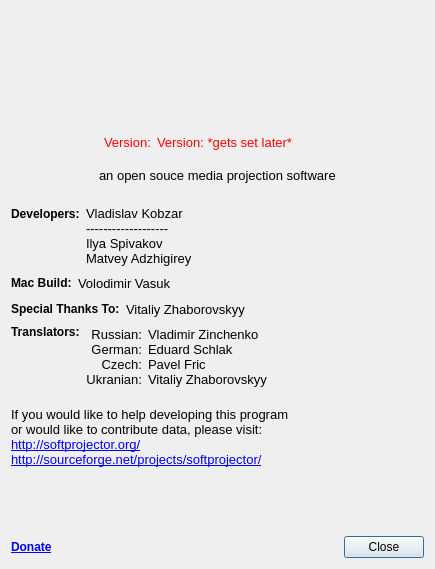
<?xml version="1.0" encoding="UTF-8"?>
<ui version="4.0">
 <class>AboutDialog</class>
 <widget class="QDialog" name="AboutDialog">
  <property name="geometry">
   <rect>
    <x>0</x>
    <y>0</y>
    <width>435</width>
    <height>569</height>
   </rect>
  </property>
  <property name="windowTitle">
   <string>About softProjecor</string>
  </property>
  <layout class="QVBoxLayout" name="verticalLayout">
   <item>
    <layout class="QGridLayout" name="gridLayout_7">
     <item row="0" column="0">
      <layout class="QGridLayout" name="gridLayout_4">
       <item row="0" column="0">
        <spacer name="horizontalSpacer">
         <property name="orientation">
          <enum>Qt::Horizontal</enum>
         </property>
         <property name="sizeHint" stdset="0">
          <size>
           <width>13</width>
           <height>108</height>
          </size>
         </property>
        </spacer>
       </item>
       <item row="0" column="1">
        <widget class="QLabel" name="label">
         <property name="font">
          <font>
           <pointsize>15</pointsize>
           <weight>75</weight>
           <bold>true</bold>
          </font>
         </property>
         <property name="text">
          <string/>
         </property>
         <property name="pixmap">
          <pixmap resource="../softprojector.qrc">:/icons/icons/softprojector_cloud.png</pixmap>
         </property>
        </widget>
       </item>
       <item row="0" column="2" rowspan="2">
        <spacer name="horizontalSpacer_2">
         <property name="orientation">
          <enum>Qt::Horizontal</enum>
         </property>
         <property name="sizeHint" stdset="0">
          <size>
           <width>17</width>
           <height>148</height>
          </size>
         </property>
        </spacer>
       </item>
       <item row="1" column="1">
        <layout class="QGridLayout" name="gridLayout_3">
         <item row="0" column="0">
          <widget class="QLabel" name="label_3">
           <property name="palette">
            <palette>
             <active>
              <colorrole role="WindowText">
               <brush brushstyle="SolidPattern">
                <color alpha="255">
                 <red>255</red>
                 <green>0</green>
                 <blue>0</blue>
                </color>
               </brush>
              </colorrole>
             </active>
             <inactive>
              <colorrole role="WindowText">
               <brush brushstyle="SolidPattern">
                <color alpha="255">
                 <red>255</red>
                 <green>0</green>
                 <blue>0</blue>
                </color>
               </brush>
              </colorrole>
             </inactive>
             <disabled>
              <colorrole role="WindowText">
               <brush brushstyle="SolidPattern">
                <color alpha="255">
                 <red>118</red>
                 <green>116</green>
                 <blue>108</blue>
                </color>
               </brush>
              </colorrole>
             </disabled>
            </palette>
           </property>
           <property name="font">
            <font>
             <pointsize>10</pointsize>
            </font>
           </property>
           <property name="text">
            <string>Version:</string>
           </property>
          </widget>
         </item>
         <item row="0" column="1">
          <widget class="QLabel" name="version_label">
           <property name="palette">
            <palette>
             <active>
              <colorrole role="WindowText">
               <brush brushstyle="SolidPattern">
                <color alpha="255">
                 <red>255</red>
                 <green>0</green>
                 <blue>0</blue>
                </color>
               </brush>
              </colorrole>
             </active>
             <inactive>
              <colorrole role="WindowText">
               <brush brushstyle="SolidPattern">
                <color alpha="255">
                 <red>255</red>
                 <green>0</green>
                 <blue>0</blue>
                </color>
               </brush>
              </colorrole>
             </inactive>
             <disabled>
              <colorrole role="WindowText">
               <brush brushstyle="SolidPattern">
                <color alpha="255">
                 <red>118</red>
                 <green>116</green>
                 <blue>108</blue>
                </color>
               </brush>
              </colorrole>
             </disabled>
            </palette>
           </property>
           <property name="font">
            <font>
             <pointsize>10</pointsize>
            </font>
           </property>
           <property name="text">
            <string notr="true">Version: *gets set later*</string>
           </property>
          </widget>
         </item>
         <item row="0" column="2">
          <spacer name="horizontalSpacer_4">
           <property name="orientation">
            <enum>Qt::Horizontal</enum>
           </property>
           <property name="sizeHint" stdset="0">
            <size>
             <width>40</width>
             <height>13</height>
            </size>
           </property>
          </spacer>
         </item>
        </layout>
       </item>
      </layout>
     </item>
     <item row="1" column="0">
      <layout class="QGridLayout" name="gridLayout_6">
       <item row="0" column="0">
        <spacer name="horizontalSpacer_5">
         <property name="orientation">
          <enum>Qt::Horizontal</enum>
         </property>
         <property name="sizeHint" stdset="0">
          <size>
           <width>40</width>
           <height>20</height>
          </size>
         </property>
        </spacer>
       </item>
       <item row="0" column="1">
        <widget class="QLabel" name="label_2">
         <property name="font">
          <font>
           <pointsize>10</pointsize>
          </font>
         </property>
         <property name="text">
          <string>an open souce media projection software</string>
         </property>
        </widget>
       </item>
       <item row="0" column="2">
        <spacer name="horizontalSpacer_6">
         <property name="orientation">
          <enum>Qt::Horizontal</enum>
         </property>
         <property name="sizeHint" stdset="0">
          <size>
           <width>40</width>
           <height>20</height>
          </size>
         </property>
        </spacer>
       </item>
      </layout>
     </item>
    </layout>
   </item>
   <item>
    <spacer name="verticalSpacer_2">
     <property name="orientation">
      <enum>Qt::Vertical</enum>
     </property>
     <property name="sizeType">
      <enum>QSizePolicy::Fixed</enum>
     </property>
     <property name="sizeHint" stdset="0">
      <size>
       <width>20</width>
       <height>13</height>
      </size>
     </property>
    </spacer>
   </item>
   <item>
    <layout class="QGridLayout" name="gridLayout_2">
     <item row="0" column="0">
      <widget class="QLabel" name="label_4">
       <property name="font">
        <font>
         <weight>75</weight>
         <bold>true</bold>
        </font>
       </property>
       <property name="text">
        <string>Developers:</string>
       </property>
      </widget>
     </item>
     <item row="0" column="1" rowspan="2">
      <widget class="QLabel" name="label_5">
       <property name="font">
        <font>
         <pointsize>10</pointsize>
        </font>
       </property>
       <property name="text">
        <string>Vladislav Kobzar
-------------------
Ilya Spivakov
Matvey Adzhigirey</string>
       </property>
      </widget>
     </item>
     <item row="1" column="0">
      <spacer name="verticalSpacer_4">
       <property name="orientation">
        <enum>Qt::Vertical</enum>
       </property>
       <property name="sizeHint" stdset="0">
        <size>
         <width>20</width>
         <height>18</height>
        </size>
       </property>
      </spacer>
     </item>
     <item row="0" column="2">
      <spacer name="horizontalSpacer_7">
       <property name="orientation">
        <enum>Qt::Horizontal</enum>
       </property>
       <property name="sizeHint" stdset="0">
        <size>
         <width>40</width>
         <height>20</height>
        </size>
       </property>
      </spacer>
     </item>
    </layout>
   </item>
   <item>
    <layout class="QHBoxLayout" name="horizontalLayout">
     <item>
      <widget class="QLabel" name="label_13">
       <property name="font">
        <font>
         <weight>75</weight>
         <bold>true</bold>
        </font>
       </property>
       <property name="text">
        <string>Mac Build:</string>
       </property>
      </widget>
     </item>
     <item>
      <widget class="QLabel" name="label_12">
       <property name="font">
        <font>
         <pointsize>10</pointsize>
        </font>
       </property>
       <property name="text">
        <string>Volodimir Vasuk</string>
       </property>
      </widget>
     </item>
     <item>
      <spacer name="horizontalSpacer_10">
       <property name="orientation">
        <enum>Qt::Horizontal</enum>
       </property>
       <property name="sizeHint" stdset="0">
        <size>
         <width>40</width>
         <height>20</height>
        </size>
       </property>
      </spacer>
     </item>
    </layout>
   </item>
   <item>
    <layout class="QHBoxLayout" name="horizontalLayout_3">
     <item>
      <widget class="QLabel" name="label_10">
       <property name="font">
        <font>
         <weight>75</weight>
         <bold>true</bold>
        </font>
       </property>
       <property name="text">
        <string>Special Thanks To:</string>
       </property>
      </widget>
     </item>
     <item>
      <widget class="QLabel" name="label_11">
       <property name="font">
        <font>
         <pointsize>10</pointsize>
        </font>
       </property>
       <property name="text">
        <string>Vitaliy Zhaborovskyy</string>
       </property>
      </widget>
     </item>
     <item>
      <spacer name="horizontalSpacer_8">
       <property name="orientation">
        <enum>Qt::Horizontal</enum>
       </property>
       <property name="sizeHint" stdset="0">
        <size>
         <width>40</width>
         <height>20</height>
        </size>
       </property>
      </spacer>
     </item>
    </layout>
   </item>
   <item>
    <layout class="QGridLayout" name="gridLayout">
     <item row="0" column="0">
      <widget class="QLabel" name="label_6">
       <property name="font">
        <font>
         <weight>75</weight>
         <bold>true</bold>
        </font>
       </property>
       <property name="text">
        <string>Translators:</string>
       </property>
      </widget>
     </item>
     <item row="0" column="1" rowspan="2">
      <widget class="QLabel" name="label_7">
       <property name="font">
        <font>
         <pointsize>10</pointsize>
        </font>
       </property>
       <property name="text">
        <string>Russian:
German:
Czech:
Ukranian:</string>
       </property>
       <property name="alignment">
        <set>Qt::AlignRight|Qt::AlignTrailing|Qt::AlignVCenter</set>
       </property>
      </widget>
     </item>
     <item row="0" column="2" rowspan="2">
      <widget class="QLabel" name="label_8">
       <property name="font">
        <font>
         <pointsize>10</pointsize>
        </font>
       </property>
       <property name="text">
        <string>Vladimir Zinchenko
Eduard Schlak
Pavel Fric
Vitaliy Zhaborovskyy</string>
       </property>
      </widget>
     </item>
     <item row="0" column="3" rowspan="2">
      <spacer name="horizontalSpacer_3">
       <property name="orientation">
        <enum>Qt::Horizontal</enum>
       </property>
       <property name="sizeHint" stdset="0">
        <size>
         <width>40</width>
         <height>20</height>
        </size>
       </property>
      </spacer>
     </item>
     <item row="1" column="0">
      <spacer name="verticalSpacer_3">
       <property name="orientation">
        <enum>Qt::Vertical</enum>
       </property>
       <property name="sizeHint" stdset="0">
        <size>
         <width>20</width>
         <height>18</height>
        </size>
       </property>
      </spacer>
     </item>
    </layout>
   </item>
   <item>
    <spacer name="verticalSpacer_6">
     <property name="orientation">
      <enum>Qt::Vertical</enum>
     </property>
     <property name="sizeType">
      <enum>QSizePolicy::Fixed</enum>
     </property>
     <property name="sizeHint" stdset="0">
      <size>
       <width>20</width>
       <height>13</height>
      </size>
     </property>
    </spacer>
   </item>
   <item>
    <widget class="QLabel" name="label_9">
     <property name="font">
      <font>
       <pointsize>10</pointsize>
      </font>
     </property>
     <property name="text">
      <string>If you would like to help developing this program&lt;br&gt;
or would like to contribute data, please visit:&lt;br&gt;
&lt;a href=&quot;http://softprojector.org/&quot;&gt;http://softprojector.org/&lt;/a&gt;
&lt;br&gt;
&lt;a href=&quot;http://sourceforge.net/projects/softprojector/&quot;&gt;http://sourceforge.net/projects/softprojector/&lt;/a&gt;</string>
     </property>
     <property name="openExternalLinks">
      <bool>true</bool>
     </property>
    </widget>
   </item>
   <item>
    <spacer name="verticalSpacer">
     <property name="orientation">
      <enum>Qt::Vertical</enum>
     </property>
     <property name="sizeHint" stdset="0">
      <size>
       <width>125</width>
       <height>27</height>
      </size>
     </property>
    </spacer>
   </item>
   <item>
    <layout class="QHBoxLayout" name="horizontalLayout_2">
     <item>
      <widget class="QLabel" name="labelDonate">
       <property name="font">
        <font>
         <weight>75</weight>
         <bold>true</bold>
        </font>
       </property>
       <property name="text">
        <string>&lt;a href=&quot;https://www.paypal.com/cgi-bin/webscr?cmd=_s-xclick&amp;hosted_button_id=FPCLPXFMH9XP4&quot;&gt;Donate&lt;/a&gt;</string>
       </property>
       <property name="openExternalLinks">
        <bool>true</bool>
       </property>
      </widget>
     </item>
     <item>
      <spacer name="horizontalSpacer_9">
       <property name="orientation">
        <enum>Qt::Horizontal</enum>
       </property>
       <property name="sizeHint" stdset="0">
        <size>
         <width>40</width>
         <height>20</height>
        </size>
       </property>
      </spacer>
     </item>
     <item>
      <widget class="QPushButton" name="pushButton">
       <property name="text">
        <string>Close</string>
       </property>
      </widget>
     </item>
    </layout>
   </item>
  </layout>
 </widget>
 <resources>
  <include location="../softprojector.qrc"/>
 </resources>
 <connections/>
</ui>
